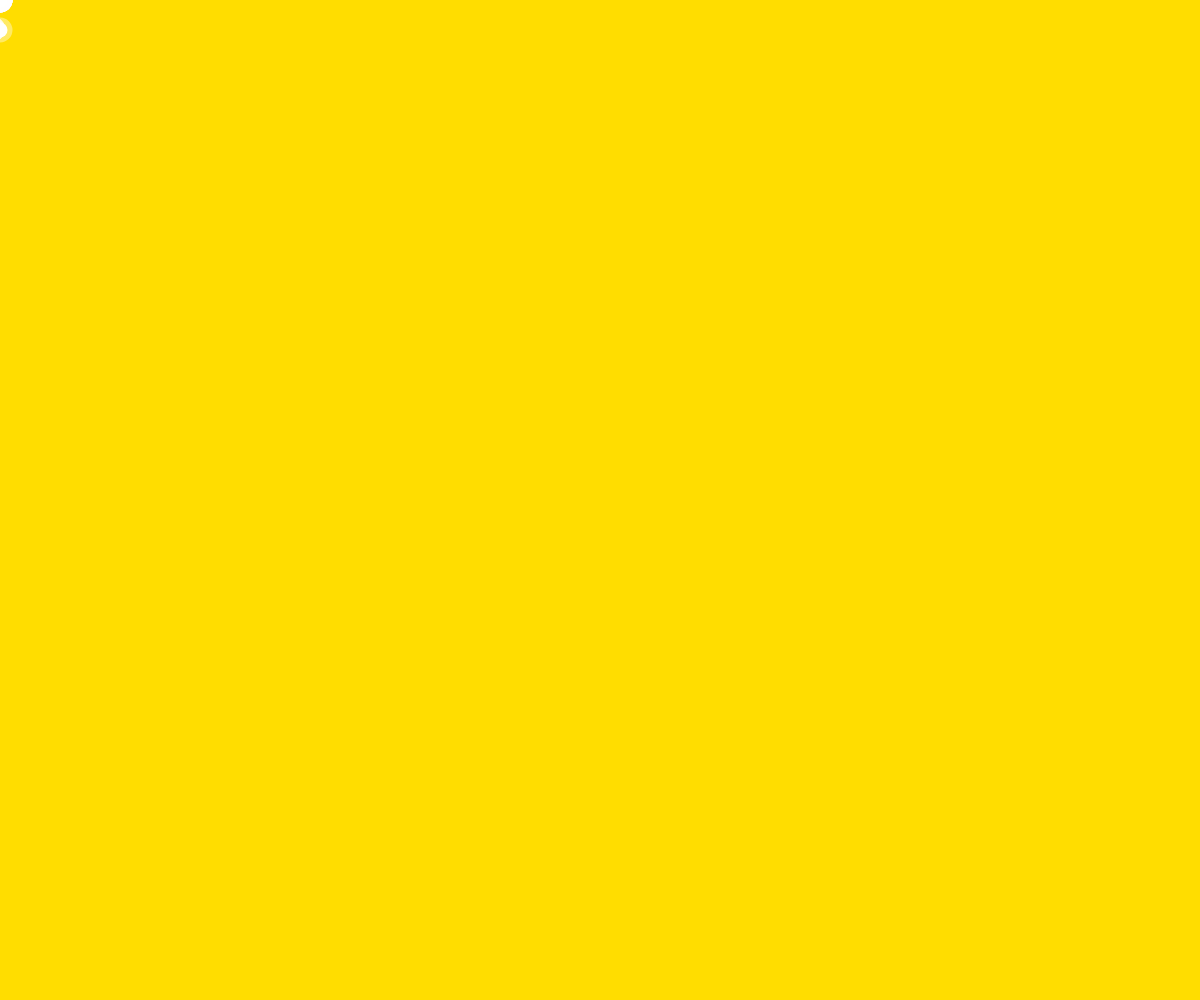
Frame 1 (no input)
Frame 60 (no input): identical to frame 1, image omitted
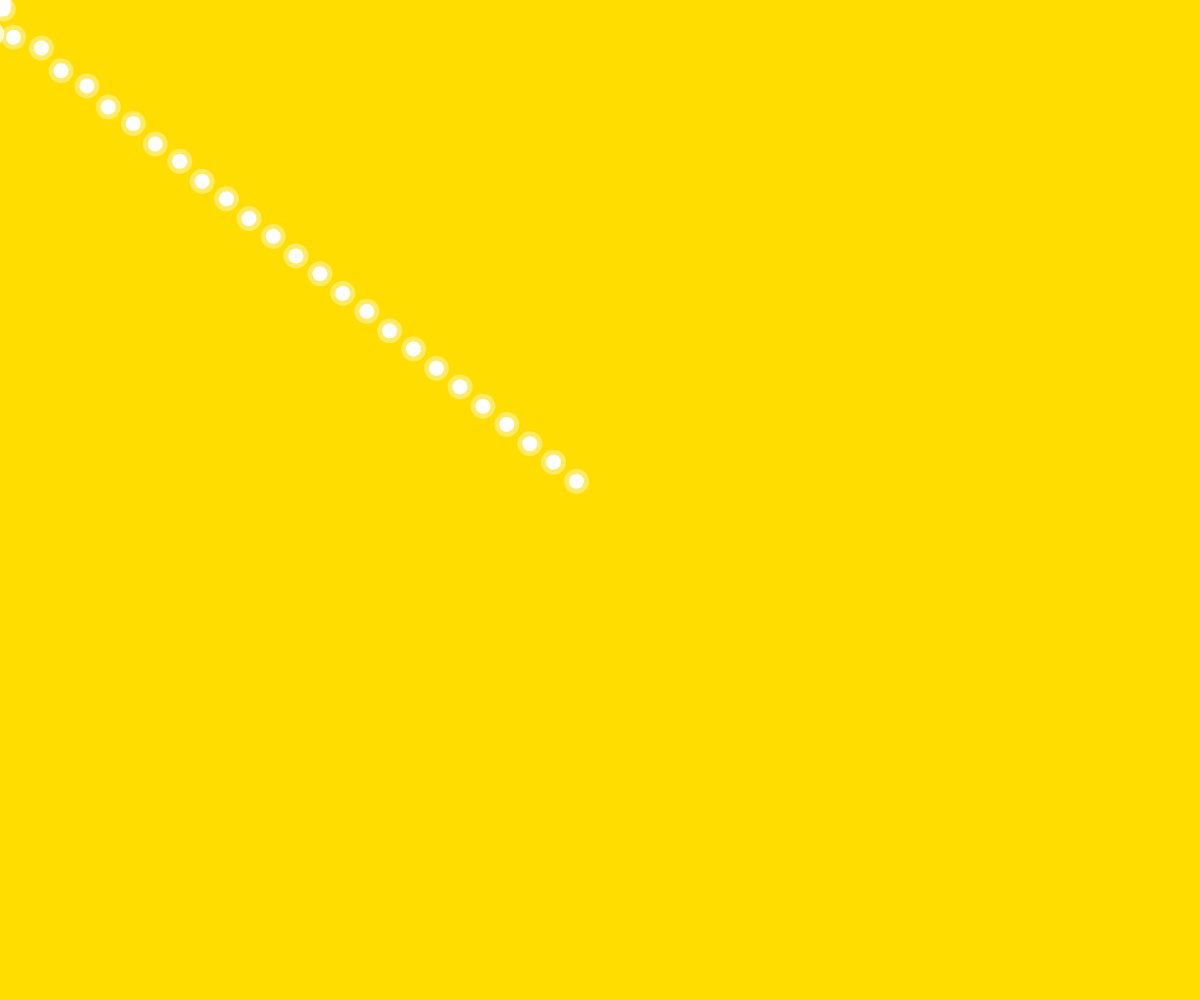
Frame 120 (the mouse pressed at the canvas centre since frame 60)

The p5.js sketch that drew these frames (run headless with seeded random() and noise() and a simulated clock; from frame 60 on, the mouse is pressed at the canvas centre):

// p5.js sketch
// ── sketch.js

// http://purin.co/Experiments-with-P5-js

var x = [],
  y = [],
  segNum = 40,
  segLength = 30;

for (var i = 0; i < segNum; i++) {
  x[i] = 0;
  y[i] = 0;
}

function setup() {
  createCanvas(windowWidth, windowHeight);
  strokeWeight(10);
  stroke(255,255,255, 100);




}

function draw() {

  background('#FFDD00');

  dragSegment(0, mouseX, mouseY);
  for( var i=0; i<x.length-1; i++) {
    dragSegment(i+1, x[i], y[i]);
  }
}

function mousePressed() {
  segNum = segNum + 1;
}

function dragSegment(i, xin, yin) {
  var dx = xin - x[i];
  var dy = yin - y[i];
  var angle = atan2(dy, dx);
  x[i] = xin - cos(angle) * segLength;
  y[i] = yin - sin(angle) * segLength;
  segment(x[i], y[i], angle);
}

function segment(x, y, a) {
  push();
  translate(x, y);
  rotate(a);
  ellipse(0, 0, segLength/2, segLength/2);
  //line(0, 0, segLength, 0);
  pop();
}
